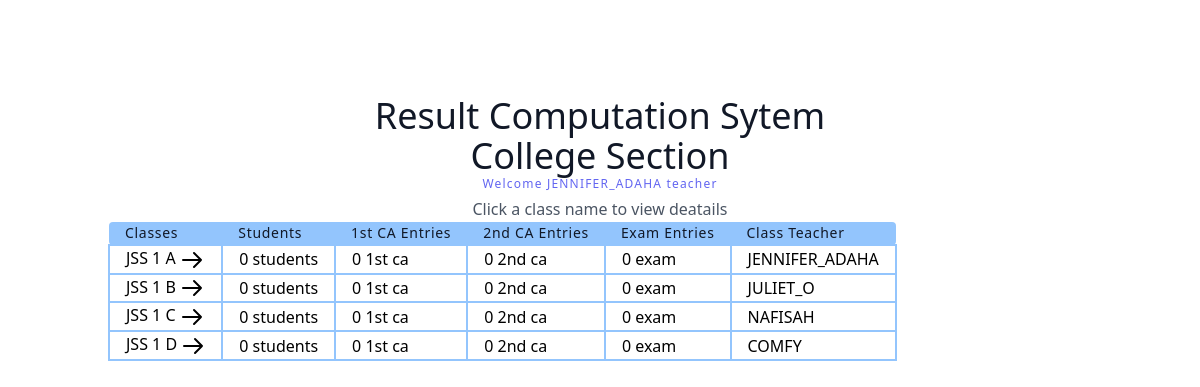
Page /classList/ (signed in) on the earlier database version.
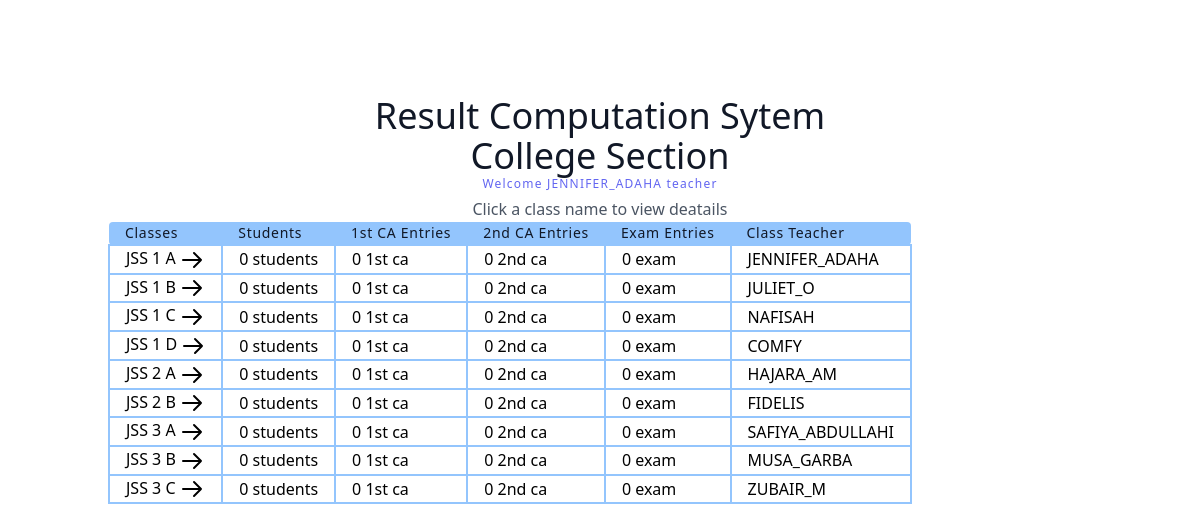
Same page on the later database version.
### users/models.py (models this page shows, shortened)
class User(AbstractUser):
    class Role(models.TextChoices):
        ADMIN = 'admin'
        TEACHER = 'teacher'
        STUDENT = 'student'
    base_role = Role.TEACHER
    role = models.CharField(max_length=10, choices= Role.choices , null=True, blank=True)
    section = models.ForeignKey('result.section', on_delete=models.SET_NULL, null=True , blank=True)
    class Meta:
        db_table = 'auth_user'
    def __str__(self):
        return self.username

### result/models.py (models this page shows, shortened)
class section(models.Model):
    sectionName = models.CharField(max_length=100 , unique=True)
    def __str__(self):
        return self.sectionName

class classArmTeacher(models.Model):
    className = models.ForeignKey(all_class, on_delete=models.CASCADE, null=True)
    classArm = models.ForeignKey(classArm, related_name='classArm', on_delete=models.CASCADE, null=True)
    classTeacher = models.ForeignKey(User, on_delete=models.SET_NULL, null=True)
    date = models.DateTimeField(auto_now_add=True)
    class Meta:
        ordering = ['className']

class all_class(models.Model):
    className = models.CharField(max_length=100 , unique=True)
    section = models.ForeignKey(section, on_delete=models.CASCADE, null=True)
    complete = models.BooleanField(default=False)
    date = models.DateTimeField(auto_now_add=True)
    def __str__(self):
        return self.className
    class Meta:
        ordering = ['className']

class classArm(models.Model):
    armName = models.CharField(max_length=100 , unique=True)
    def __str__(self):
        return self.armName
    class Meta:
        ordering = ['armName']

### result/views.py (the view)
# urls.py: path('classList/', classList.as_view(), name='classList'),
class classList(ListView):
    model = classArmTeacher
    template_name = 'result/classList.html'
    def get_context_data(self, **kwargs):
        context = super(classList, self).get_context_data(**kwargs)
        if self.request.user.is_staff:
            context['all_class'] = classArmTeacher.objects.all()
        else:
            context['teacherSubject'] = allsubject.objects.filter(subjectTeacher=self.request.user)
            context['all_class'] = classArmTeacher.objects.filter(id__in=context['teacherSubject'].values_list('className', flat=True))
        return context

### result/templates/result/classList.html (shortened to what this page needs)
<script src="https://cdn.tailwindcss.com"></script>
<link rel="stylesheet" href="https://cdn.tailgrids.com/tailgrids-fallback.css" />
<section class="text-gray-600 body-font">
   <div class="container px-5 py-24 mx-auto">
     <div class="flex flex-col text-center w-full">
       <h1 class="sm:text-4xl text-3xl font-medium title-font text-gray-900">Result Computation Sytem</h1>
       <h1 class="sm:text-4xl text-3xl font-medium title-font text-gray-900">{{ user.section }} Section</h1>
       <h2 class="text-xs text-indigo-500 tracking-widest font-medium title-font mb-1">Welcome {{user.username}} {{user.role}}</h2>
       <p class=" mx-auto leading-relaxed text-base">Click a class name to view deatails</p>
     </div>
     <div class="w-full mx-auto">
       <table class="table-auto w-auto text-left whitespace-no-wrap">
         <thead>
           <tr>
             <th class="px-4 title-font tracking-wider font-medium text-gray-900 text-sm bg-blue-300 rounded-tl rounded-bl">Classes</th>
             <th class="px-4 title-font tracking-wider font-medium text-gray-900 text-sm bg-blue-300">Students</th>
             <th class="px-4 title-font tracking-wider font-medium text-gray-900 text-sm bg-blue-300">1st CA Entries</th>
             <th class="px-4 title-font tracking-wider font-medium text-gray-900 text-sm bg-blue-300">2nd CA Entries</th>
               <th class="px-4 title-font tracking-wider font-medium text-gray-900 text-sm bg-blue-300">Exam Entries</th>
             <th class="px-4 title-font tracking-wider font-medium text-gray-900 text-sm bg-blue-300 rounded-tr rounded-br">Class Teacher</th>
           </tr>
         </thead>
         <tbody>
            {% for class in all_class %}
           <tr>
             <td class="hover:bg-green-300 px-4 border-2 border-blue-300">
               <a href="{% url 'result:classDetails' class.id %}">
                {{ class.className }} {{ class.classArm }}
                <svg xmlns="http://www.w3.org/2000/svg" class="h-6 w-6 inline-block" fill="none" viewBox="0 0 24 24" stroke="currentColor">
              </a>
            </td>
             <td class="px-4 border-2 border-blue-300">0 students</td>
             <td class="px-4 border-2 border-blue-300">0 1st ca</td>
             <td class="px-4 border-2 border-blue-300">0 2nd ca</td>
             <td class="px-4 border-2 border-blue-300">0 exam</td>
             <td class="px-4 border-2 border-blue-300"> {{ class.classTeacher }} </td>
           </tr>
           {% empty %}
             <h1 class="text-gray-900">No Results</h1>
             {% endfor %}
         </tbody>
       </table>
     </div>
   </div>
 </section>

Differences in the rows shown:
added classArmTeacher: className "JSS 2", classArm "A", classTeacher "HAJARA_AM"
added classArmTeacher: className "JSS 2", classArm "B", classTeacher "FIDELIS"
added classArmTeacher: className "JSS 3", classArm "A", classTeacher "SAFIYA_ABDULLAHI"
added classArmTeacher: className "JSS 3", classArm "B", classTeacher "MUSA_GARBA"
added classArmTeacher: className "JSS 3", classArm "C", classTeacher "ZUBAIR_M"
